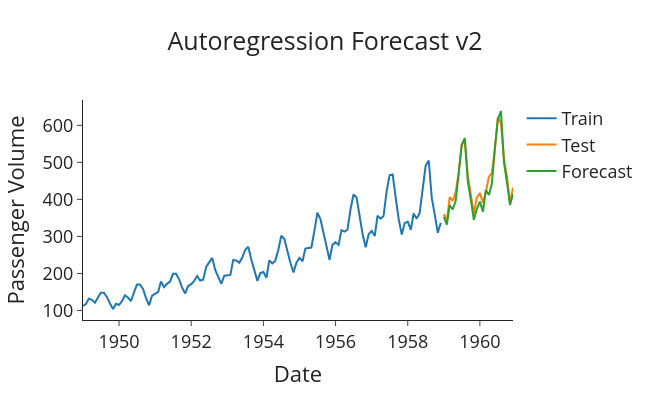

Notebook code for this chart:
### Markdown cell above
### version 2: circumventing seasonality reconstruction using built-in method

### Code cell
# Find best AR order using the twice-differenced series
selector = ar_select_order(train['diff_seasonal_regular'].dropna(), maxlag=12)
print(f"Selected AR lags: {selector.ar_lags}")

# Build AR model on seasonally differenced data with seasonal dummies
model = AutoReg(
    train['diff_seasonal'].dropna(), 
    lags=selector.ar_lags,
    seasonal=True,  # Use seasonal dummies
    period=12       # Monthly data
).fit()

# Generate forecasts
diff_forecasts = model.forecast(steps=len(test))

# Undo the seasonal differencing directly (simpler than before)
boxcox_forecasts = []
for i, diff_forecast in enumerate(diff_forecasts):
    if i < 12:  # Use actual values for first 12 steps
        idx = len(train) - 12 + i
        boxcox_forecast = diff_forecast + train['BoxCox_#Passengers'].iloc[idx]
    else:  # Use forecasted values for subsequent steps
        boxcox_forecast = diff_forecast + boxcox_forecasts[i-12]
    boxcox_forecasts.append(boxcox_forecast)

# Finally, invert the Box-Cox transformation
forecasts = inv_boxcox(boxcox_forecasts, lambda0)


# Plot the forecasts
def plot_forecasts(forecasts, title):
    fig = go.Figure()
    fig.add_trace(go.Scatter(x=train.index, y=train['#Passengers'], name='Train'))
    fig.add_trace(go.Scatter(x=test.index, y=test['#Passengers'], name='Test'))
    fig.add_trace(go.Scatter(x=test.index, y=forecasts, name='Forecast'))
    fig.update_layout(template="simple_white", font=dict(size=18), title_text=title,
                      width=650, title_x=0.5, height=400, xaxis_title='Date',
                      yaxis_title='Passenger Volume')
    return fig.show()

plot_forecasts(forecasts, 'Autoregression Forecast v2')

mean_abs_err=(np.abs(forecasts-test['#Passengers'])/test['#Passengers']).mean()
print(f'Mean absolute error: {mean_abs_err}')


residuals = model.resid.dropna()
plot_acf(residuals,lags=12)
plt.ylabel('Correlation residual AR model')
plt.xlabel('Lags')
plt.title('Autocorrelation of residuals ')
plt.show()
print()
# Carry out Ljung-Box test
print(acorr_ljungbox(residuals, return_df=True))

print('Result is much better when seasonality is handled in the proper way (dummy inside regression)')

print('Let us now mode to the full ARIMA model that can work on the original series')

### Figure 1 — Plotly figure (JSON) as saved in the notebook; plotly's stock layout.template omitted (floating-point values rounded to 4 significant figures)
{"data": [{"name": "Train", "type": "scatter", "x": ["1949-01-01T00:00:00", "1949-02-01T00:00:00", "1949-03-01T00:00:00", "1949-04-01T00:00:00", "1949-05-01T00:00:00", "1949-06-01T00:00:00", "1949-07-01T00:00:00", "1949-08-01T00:00:00", "1949-09-01T00:00:00", "1949-10-01T00:00:00", "1949-11-01T00:00:00", "1949-12-01T00:00:00", "1950-01-01T00:00:00", "1950-02-01T00:00:00", "1950-03-01T00:00:00", "1950-04-01T00:00:00", "1950-05-01T00:00:00", "1950-06-01T00:00:00", "1950-07-01T00:00:00", "1950-08-01T00:00:00", "1950-09-01T00:00:00", "1950-10-01T00:00:00", "1950-11-01T00:00:00", "1950-12-01T00:00:00", "1951-01-01T00:00:00", "1951-02-01T00:00:00", "1951-03-01T00:00:00", "1951-04-01T00:00:00", "1951-05-01T00:00:00", "1951-06-01T00:00:00", "1951-07-01T00:00:00", "1951-08-01T00:00:00", "1951-09-01T00:00:00", "1951-10-01T00:00:00", "1951-11-01T00:00:00", "1951-12-01T00:00:00", "1952-01-01T00:00:00", "1952-02-01T00:00:00", "1952-03-01T00:00:00", "1952-04-01T00:00:00", "1952-05-01T00:00:00", "1952-06-01T00:00:00", "1952-07-01T00:00:00", "1952-08-01T00:00:00", "1952-09-01T00:00:00", "1952-10-01T00:00:00", "1952-11-01T00:00:00", "1952-12-01T00:00:00", "1953-01-01T00:00:00", "1953-02-01T00:00:00", "1953-03-01T00:00:00", "1953-04-01T00:00:00", "1953-05-01T00:00:00", "1953-06-01T00:00:00", "1953-07-01T00:00:00", "1953-08-01T00:00:00", "1953-09-01T00:00:00", "1953-10-01T00:00:00", "1953-11-01T00:00:00", "1953-12-01T00:00:00", "1954-01-01T00:00:00", "1954-02-01T00:00:00", "1954-03-01T00:00:00", "1954-04-01T00:00:00", "1954-05-01T00:00:00", "1954-06-01T00:00:00", "1954-07-01T00:00:00", "1954-08-01T00:00:00", "1954-09-01T00:00:00", "1954-10-01T00:00:00", "1954-11-01T00:00:00", "1954-12-01T00:00:00", "1955-01-01T00:00:00", "1955-02-01T00:00:00", "1955-03-01T00:00:00", "1955-04-01T00:00:00", "1955-05-01T00:00:00", "1955-06-01T00:00:00", "1955-07-01T00:00:00", "1955-08-01T00:00:00", "1955-09-01T00:00:00", "1955-10-01T00:00:00", "1955-11-01T00:00:00", "1955-12-01T00:00:00", "1956-01-01T00:00:00", "1956-02-01T00:00:00", "1956-03-01T00:00:00", "1956-04-01T00:00:00", "1956-05-01T00:00:00", "1956-06-01T00:00:00", "1956-07-01T00:00:00", "1956-08-01T00:00:00", "1956-09-01T00:00:00", "1956-10-01T00:00:00", "1956-11-01T00:00:00", "1956-12-01T00:00:00", "1957-01-01T00:00:00", "1957-02-01T00:00:00", "1957-03-01T00:00:00", "1957-04-01T00:00:00", "1957-05-01T00:00:00", "1957-06-01T00:00:00", "1957-07-01T00:00:00", "1957-08-01T00:00:00", "1957-09-01T00:00:00", "1957-10-01T00:00:00", "1957-11-01T00:00:00", "1957-12-01T00:00:00", "1958-01-01T00:00:00", "1958-02-01T00:00:00", "1958-03-01T00:00:00", "1958-04-01T00:00:00", "1958-05-01T00:00:00", "1958-06-01T00:00:00", "1958-07-01T00:00:00", "1958-08-01T00:00:00", "1958-09-01T00:00:00", "1958-10-01T00:00:00", "1958-11-01T00:00:00", "1958-12-01T00:00:00"], "y": [112, 118, 132, 129, 121, 135, 148, 148, 136, 119, 104, 118, 115, 126, 141, 135, 125, 149, 170, 170, 158, 133, 114, 140, 145, 150, 178, 163, 172, 178, 199, 199, 184, 162, 146, 166, 171, 180, 193, 181, 183, 218, 230, 242, 209, 191, 172, 194, 196, 196, 236, 235, 229, 243, 264, 272, 237, 211, 180, 201, 204, 188, 235, 227, 234, 264, 302, 293, 259, 229, 203, 229, 242, 233, 267, 269, 270, 315, 364, 347, 312, 274, 237, 278, 284, 277, 317, 313, 318, 374, 413, 405, 355, 306, 271, 306, 315, 301, 356, 348, 355, 422, 465, 467, 404, 347, 305, 336, 340, 318, 362, 348, 363, 435, 491, 505, 404, 359, 310, 337]}, {"name": "Test", "type": "scatter", "x": ["1959-01-01T00:00:00", "1959-02-01T00:00:00", "1959-03-01T00:00:00", "1959-04-01T00:00:00", "1959-05-01T00:00:00", "1959-06-01T00:00:00", "1959-07-01T00:00:00", "1959-08-01T00:00:00", "1959-09-01T00:00:00", "1959-10-01T00:00:00", "1959-11-01T00:00:00", "1959-12-01T00:00:00", "1960-01-01T00:00:00", "1960-02-01T00:00:00", "1960-03-01T00:00:00", "1960-04-01T00:00:00", "1960-05-01T00:00:00", "1960-06-01T00:00:00", "1960-07-01T00:00:00", "1960-08-01T00:00:00", "1960-09-01T00:00:00", "1960-10-01T00:00:00", "1960-11-01T00:00:00", "1960-12-01T00:00:00"], "y": [360, 342, 406, 396, 420, 472, 548, 559, 463, 407, 362, 405, 417, 391, 419, 461, 472, 535, 622, 606, 508, 461, 390, 432]}, {"name": "Forecast", "type": "scatter", "x": ["1959-01-01T00:00:00", "1959-02-01T00:00:00", "1959-03-01T00:00:00", "1959-04-01T00:00:00", "1959-05-01T00:00:00", "1959-06-01T00:00:00", "1959-07-01T00:00:00", "1959-08-01T00:00:00", "1959-09-01T00:00:00", "1959-10-01T00:00:00", "1959-11-01T00:00:00", "1959-12-01T00:00:00", "1960-01-01T00:00:00", "1960-02-01T00:00:00", "1960-03-01T00:00:00", "1960-04-01T00:00:00", "1960-05-01T00:00:00", "1960-06-01T00:00:00", "1960-07-01T00:00:00", "1960-08-01T00:00:00", "1960-09-01T00:00:00", "1960-10-01T00:00:00", "1960-11-01T00:00:00", "1960-12-01T00:00:00"], "y": [352.5, 332.0, 384.4, 372.8, 396.0, 480.9, 546.8, 565.7, 447.8, 399.2, 344.8, 373.8, 393.9, 367.0, 425.5, 412.1, 442.0, 540.2, 615.8, 638.7, 499.4, 445.8, 384.7, 415.4]}], "layout": {"font": {"size": 18}, "height": 400, "title": {"text": "Autoregression Forecast v2", "x": 0.5}, "width": 650, "xaxis": {"title": {"text": "Date"}}, "yaxis": {"title": {"text": "Passenger Volume"}}}}
